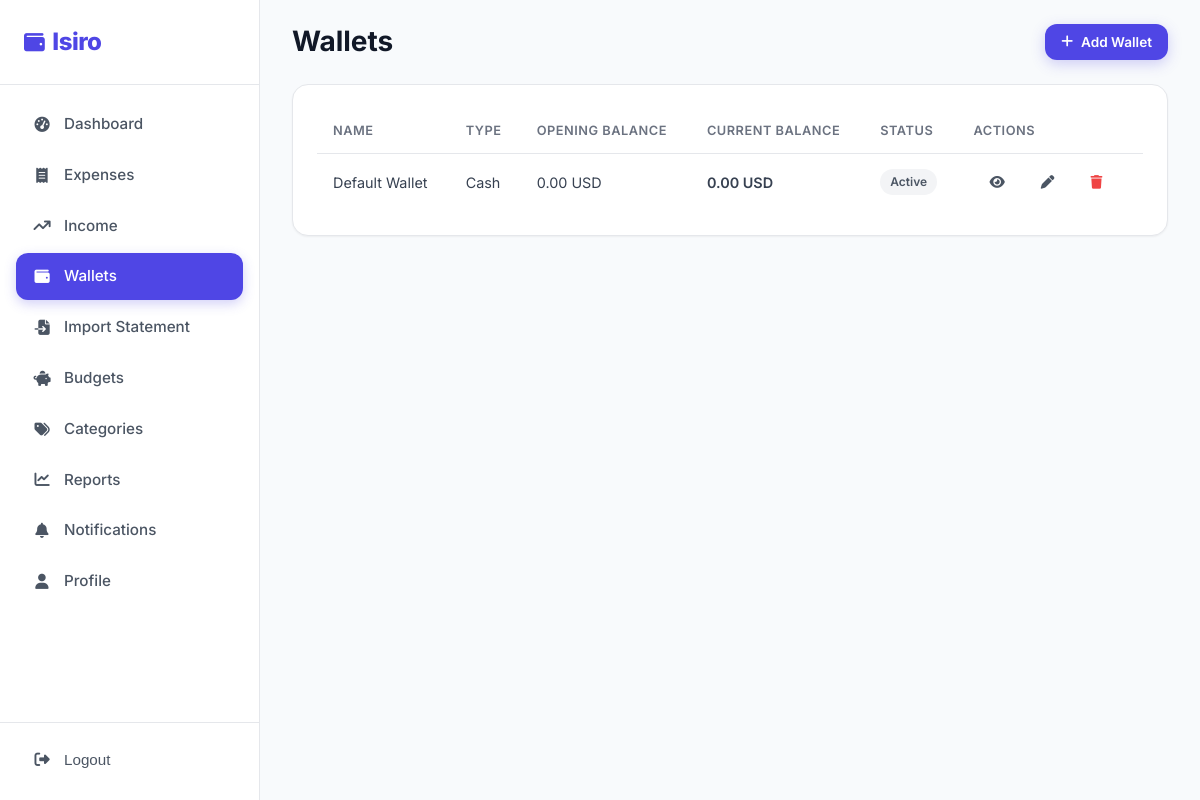
Before: /expenses/wallets/ (signed in) with the older database file.
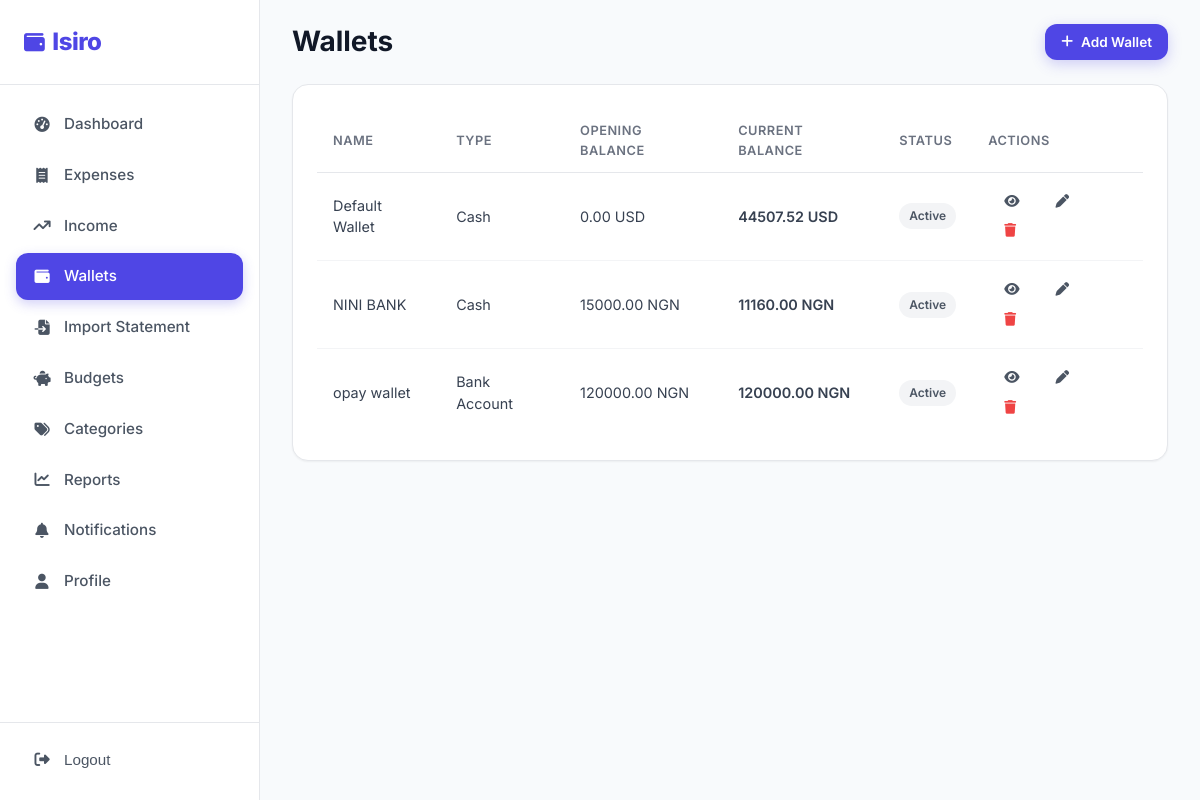
After: the same page with the newer database file.
### expenses/models.py (models this page shows, shortened)
class Wallet(models.Model):
    class AccountType(models.TextChoices):
        CASH = "cash", "Cash"
        BANK = "bank", "Bank Account"
        MOBILE = "mobile", "Mobile Money"
        CARD = "card", "Credit Card"
        SAVINGS = "savings", "Savings"
        OTHER = "other", "Other"
    user = models.ForeignKey(
        settings.AUTH_USER_MODEL,
        on_delete=models.CASCADE,
        related_name="wallets",
    )
    name = models.CharField(max_length=120)
    account_type = models.CharField(
        max_length=12,
        choices=AccountType.choices,
        default=AccountType.CASH,
    )
    opening_balance = models.DecimalField(
        max_digits=12, decimal_places=2, default=0)
    current_balance = models.DecimalField(
        max_digits=12, decimal_places=2, default=0)
    currency = models.CharField(max_length=10, default="USD")
    description = models.CharField(max_length=255, blank=True)
    is_active = models.BooleanField(default=True)
    created_at = models.DateTimeField(auto_now_add=True)
    updated_at = models.DateTimeField(auto_now=True)
    class Meta:
        ordering = ["name"]
        constraints = [
            models.UniqueConstraint(
                fields=["user", "name"], name="unique_wallet_name_per_user"),
        ]

### expenses/views.py (the view)
# urls.py: path("wallets/", WalletListView.as_view(), name="wallet_list"),
class WalletListView(LoginRequiredMixin, View):
    login_url = "users:login"
    template_name = "wallets/wallet_list.html"
    def get(self, request):
        wallets = Wallet.objects.filter(
            user=request.user).select_related("user")
        return render(request, self.template_name, {"wallets": wallets, "currency": request.user.currency})

### templates/wallets/wallet_list.html (shortened to what this page needs)
{% extends "base.html" %} {% load static %}
{% block body_class %}app-page{% endblock %}
{% block content %}
<div class="app-layout">
  {% include "partials/sidebar.html" with active="wallets" %}
  <main class="main-content">
    <div class="topbar">
      <div style="display: flex; align-items: center; gap: 16px">
        <h1>Wallets</h1>
      </div>
      <div class="topbar-actions">
        <a href="{% url 'expenses:wallet_add' %}" class="btn btn-primary btn-sm"
          ><i class="fas fa-plus"></i> Add Wallet</a
        >
      </div>
    </div>
    <div class="txn-section">
      {% if wallets %}
      <div class="table-wrap">
        <table class="data-table">
          <thead>
            <tr>
              <th>Name</th>
              <th>Type</th>
              <th>Opening Balance</th>
              <th>Current Balance</th>
              <th>Status</th>
              <th>Actions</th>
            </tr>
          </thead>
          <tbody>
            {% for wallet in wallets %}
              <tr>
                <td>
                  <a
                    href="{% url 'expenses:wallet_detail' wallet.id %}"
                    style="color: inherit"
                    >{{ wallet.name }}</a
                  >
                </td>
                <td>{{ wallet.get_account_type_display }}</td>
                <td>
                  {{ wallet.opening_balance|floatformat:2 }} {{ wallet.currency }}
                </td>
                <td class="amount-income">
                  {{ wallet.current_balance|floatformat:2 }} {{ wallet.currency }}
                </td>
                <td>
                  <span class="badge badge-source"
                    >{% if wallet.is_active %}Active{% else %}Inactive{% endif %}</span
                  >
                </td>
                <td>
                  <a
                    href="{% url 'expenses:wallet_detail' wallet.id %}"
                    class="btn btn-ghost btn-sm"
                    title="View"
                    ><i class="fas fa-eye"></i
                  ></a>
                  <a
                    href="{% url 'expenses:wallet_edit' wallet.id %}"
                    class="btn btn-ghost btn-sm"
                    title="Edit"
                    ><i class="fas fa-pen"></i
                  ></a>
                  <a
                    href="{% url 'expenses:wallet_delete' wallet.id %}"
                    class="btn btn-ghost btn-sm"
                    title="Delete"
                    style="color: var(--danger-500)"
                    ><i class="fas fa-trash"></i
                  ></a>
                </td>
              </tr>
            {% endfor %}
          </tbody>
        </table>
      </div>
      {% endif %}
    </div>
  </main>
</div>
{% include "partials/bottom_nav.html" with active="wallets" %} {% endblock %}

Changed rows visible on the page:
computed for Wallet "Default Wallet": current_balance "0.00" → "44507.52"
added Wallet: name "NINI BANK", account_type "Cash", opening_balance "15000.00", currency "NGN", current_balance "11160.00", is_active "Active"
added Wallet: name "opay wallet", account_type "Bank Account", opening_balance "120000.00", currency "NGN", current_balance "120000.00", is_active "Active"
